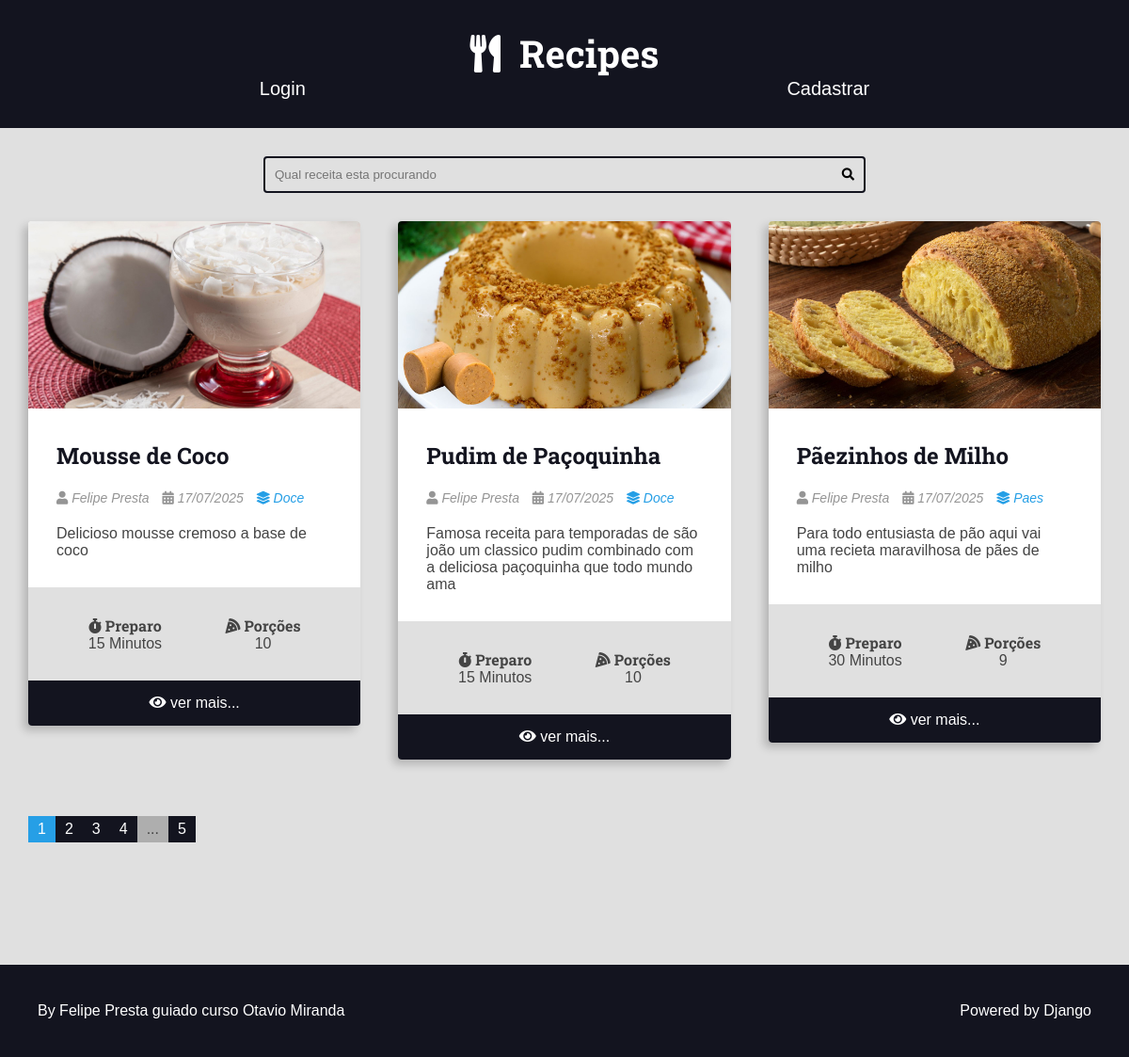
The app's page /, older data.
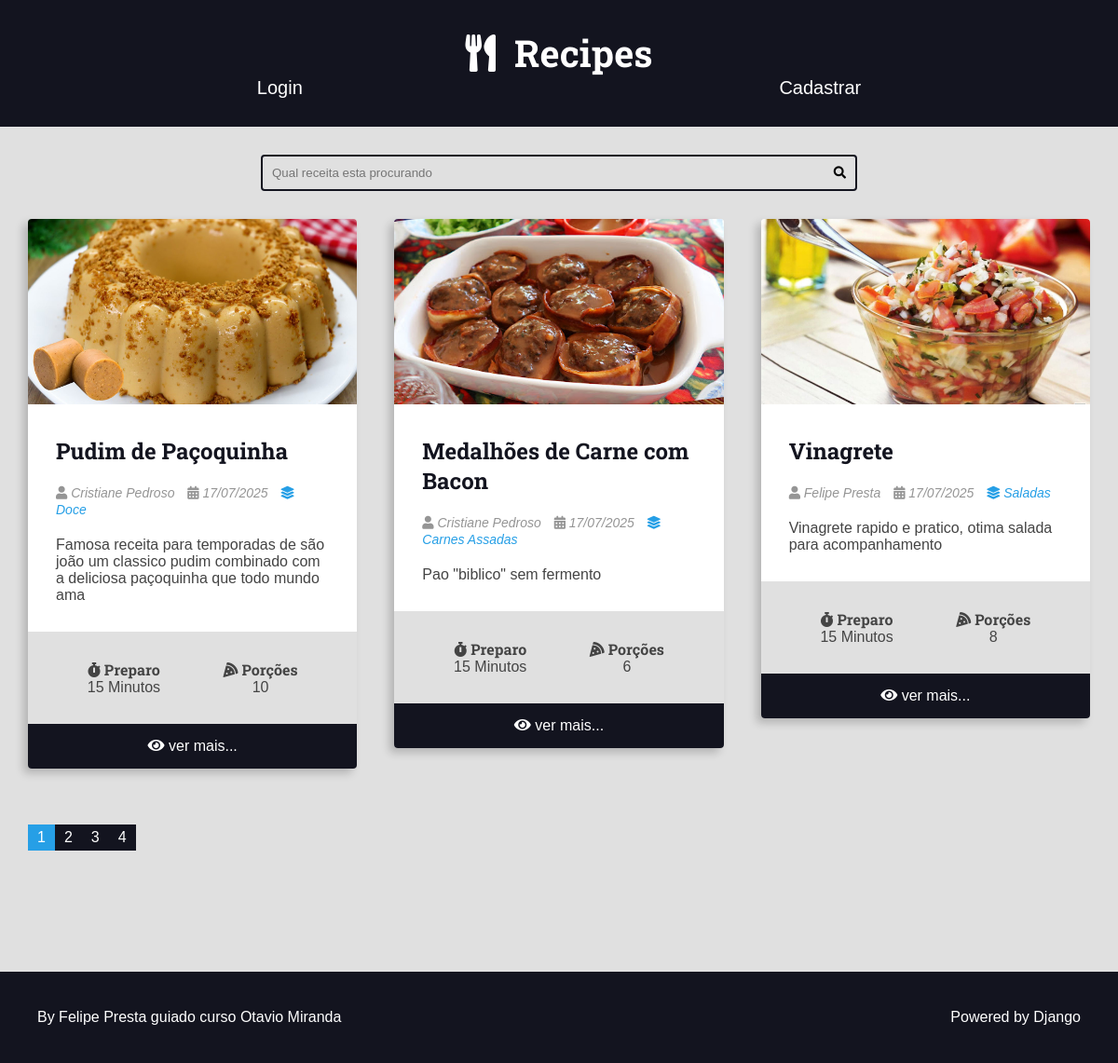
The same page, newer data.
### recipes/models.py (models this page shows, shortened)
class Recipe(models.Model):
    tittle = models.CharField(max_length=65)
    description = models.CharField(max_length=165)
    slug = models.SlugField(unique=True)
    preparation_time = models.IntegerField()
    preparation_time_unit = models.CharField(max_length=65)
    servings_steps = models.IntegerField()
    servings_steps_unit = models.CharField(max_length=65, blank=True, null=True)
    preparation_steps = models.TextField()
    preparation_steps_is_html = models.BooleanField(default=False)
    created_at = models.DateTimeField(auto_now_add=True)
    updated_at = models.DateTimeField(auto_now=True)
    is_published = models.BooleanField(default=False)
    cover = models.ImageField(upload_to='recipes/covers/%Y/%m/%d/', blank=True)
    category = models.ForeignKey(Category, on_delete=models.SET_NULL, null=True)
    author = models.ForeignKey(User, on_delete=models.SET_NULL, null=True)

class Category(models.Model):
    name = models.CharField(max_length=65)

### recipes/views.py (the view)
# urls.py: path('', views.home, name='home'),
def home(request):
    recipes = get_list_or_404(Recipe.objects.order_by('-id'), is_published=True)
    page_object, pagination_range =  make_pagination(request, recipes, PER_PAGE)
    page = request.GET.get('page', 1)
    return render(request, 'recipes/home.html', context={
        'recipes': page_object,
        'pagination_range': pagination_range,
        'page': page,
    })

### utils/pagination.py (called while the page is built)
def make_pagination_range(page_range, qty_pages, current_page):
    middle_range = math.ceil(qty_pages / 2)
    total_pages = len(page_range)
    start_range = current_page - middle_range
    stop_range = current_page + middle_range
    if start_range < 0:
        start_range = 0
        stop_range = qty_pages
    if stop_range > total_pages:
        stop_range = total_pages
        start_range = total_pages - qty_pages
    if start_range < 0:
        start_range = 0
    pagination = page_range[start_range:stop_range]
    return {
        'pagination': pagination,
        'page_range': page_range,
        'qty_pages': qty_pages,
        'current_page': current_page,
        'total_pages': total_pages,
        'start_range': start_range,
        'stop_range': stop_range,
        'first_page_out_of_range': start_range > 0,
        'last_page_out_of_range': stop_range < total_pages,
    }

### recipes/templates/recipes/home.html (shortened to what this page needs)
{% extends 'base.html' %}
{% block body %}
{% include 'recipes/partials/search.html' %}
<div class="main-content-container">
    <div class="main-content main-content-list container">
        {% for recipe in recipes %}
            {% include 'recipes/partials/recipe.html' %}
        {% empty %}
            <h1>Nenhuma Receita Publicada</h1>
        {% endfor %}
    </div>
</div>
{% endblock %}

### recipes/templates/recipes/partials/recipe.html (shortened to what this page needs)
<div class="recipe recipe-list-item">
    {% if recipe.cover %}
        <div class="recipe-cover">
            <a href="{% url 'recipes:recipe_detail' recipe.id %}">
                 <img src="{{ recipe.cover.url }}" alt="temporario">
            </a>
        </div>
    {% endif %}
    <div class="recipe-title-container">
        <h2 class="recipe-title">
            <a href="{% url 'recipes:recipe_detail' recipe.id %}">
                {{ recipe.tittle }}
            </a>
        </h2>
    </div>
     <div class="recipe-author">
        <span class="recipe-author-item">
            <i class="fas fa-user"></i>
            {% if recipe.author.first_name %}
                {{ recipe.author.first_name }} {{ recipe.author.last_name }}
            {% else %}
                {{ recipe.author.username }}
            {% endif %}
        </span>
        <span class="recipe-author-item">
            <i class="fas fa-calendar-alt"></i>
            {{ recipe.created_at|date:"d/m/Y" }}
        </span>
        {% if recipe.category is not None %}
            <span class="recipe-author-item">
                <a href=" {% url 'recipes:category' recipe.category.id %}">
                    <i class="fas fa-layer-group"></i>
                    <span>{{ recipe.category.name }}</span>
                </a>
            </span>
        {% endif %}
    </div>
    <div class="recipe-content">
        <p>{{ recipe.description }}</p>
    </div>
     <div class="recipe-meta-container">
        <div class="recipe-meta recipe-preparation">
            <h3 class="recipe-meta-title"><i class="fas fa-stopwatch"></i> Preparo</h3>
            <div class="recipe-meta-text">
                {{ recipe.preparation_time }} {{ recipe.preparation_time_unit }}
            </div>
        </div>
        <div class="recipe-meta recipe-servings">
            <h3 class="recipe-meta-title"><i class="fas fa-pizza-slice"></i> Porções</h3>
            <div class="recipe-meta-text">
                {{ recipe.servings_steps }} {{ recipe.servings_unit }}
            </div>
        </div>
    </div>
    {% if is_datail_page is not True and not from_painel_de_usuario %}
        <footer class="recipe-footer">
            <a class="recipe-read-more button button-dark button-full-width" href="{% url 'recipes:recipe_detail' recipe.id %}?page={{ recipes.number }}">
                <i class="fas fa-eye"></i>
                <span>ver mais...</span>
            </a>
        </footer>
    {% endif %}
</div>

Row changes from the older to the newer data that the page shows:
no longer on this page (row edited): Recipe: cover (picture), tittle "Mousse de Coco", author.first_name "Felipe", author.last_name "Presta", created_at "17/07/2025", category.name "Doce", description "Delicioso mousse cremoso a base de coco", preparation_time "15", preparation_time_unit "Minutos", servings_steps "10"
removed Recipe: cover (picture), tittle "Pãezinhos de Milho", author.first_name "Felipe", author.last_name "Presta", created_at "17/07/2025", category.name "Paes", description "Para todo entusiasta de pão aqui vai uma recieta maravilhosa de pães de milho", preparation_time "30", preparation_time_unit "Minutos", servings_steps "9"
changed Recipe "Pudim de Paçoquinha": author.first_name "Felipe" → "Cristiane"; author.last_name "Presta" → "Pedroso"
now on this page (row edited): Recipe: cover (picture), tittle "Medalhões de Carne com Bacon", author.first_name "Cristiane", author.last_name "Pedroso", created_at "17/07/2025", category.name "Carnes Assadas", description "Pao \"biblico\" sem fermento", preparation_time "15", preparation_time_unit "Minutos", servings_steps "6"
now on this page (row unchanged): Recipe: cover (picture), tittle "Vinagrete", author.first_name "Felipe", author.last_name "Presta", created_at "17/07/2025", category.name "Saladas", description "Vinagrete rapido e pratico, otima salada para acompanhamento", preparation_time "15", preparation_time_unit "Minutos", servings_steps "8"
Text that changed along with them:
{{ pagination_range.total_pages }}: "5" → (not shown)
